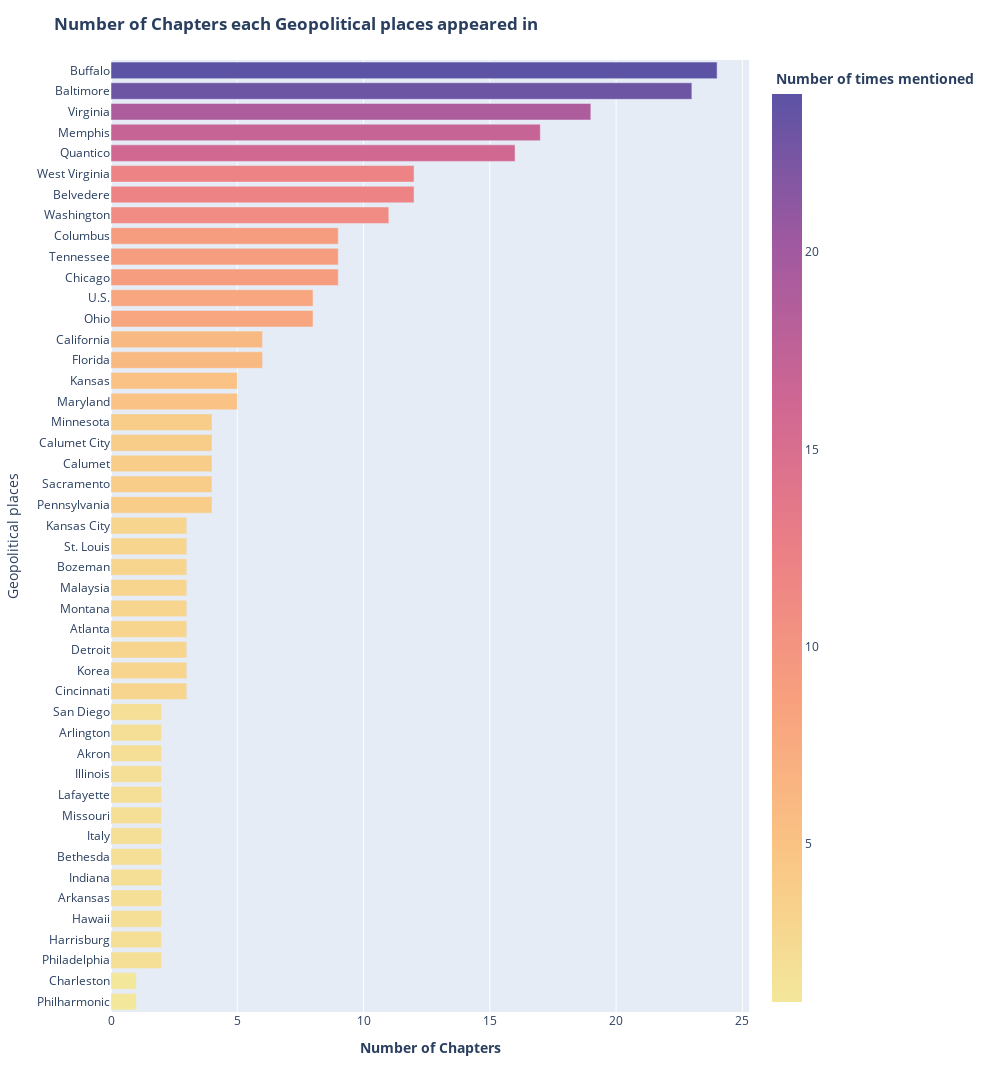

Source (notebook cell):
### Code cell
plt.plot_ctper(gpe_chpts, 'Geopolitical places', px.colors.sequential.Sunset)

### Figure 1 — Plotly figure (JSON) as saved in the notebook; plotly's stock layout.template omitted (floating-point values rounded to 4 significant figures)
{"data": [{"alignmentgroup": "True", "customdata": [["Philharmonic", 1], ["Charleston", 1], ["Philadelphia", 2], ["Harrisburg", 2], ["Hawaii", 2], ["Arkansas", 2], ["Indiana", 2], ["Bethesda", 2], ["Italy", 2], ["Missouri", 2], ["Lafayette", 2], ["Illinois", 2], ["Akron", 2], ["Arlington", 2], ["San Diego", 2], ["Cincinnati", 3], ["Korea", 3], ["Detroit", 3], ["Atlanta", 3], ["Montana", 3], ["Malaysia", 3], ["Bozeman", 3], ["St. Louis", 3], ["Kansas City", 3], ["Pennsylvania", 4], ["Sacramento", 4], ["Calumet", 4], ["Calumet City", 4], ["Minnesota", 4], ["Maryland", 5], ["Kansas", 5], ["Florida", 6], ["California", 6], ["Ohio", 8], ["U.S.", 8], ["Chicago", 9], ["Tennessee", 9], ["Columbus", 9], ["Washington", 11], ["Belvedere", 12], ["West Virginia", 12], ["Quantico", 16], ["Memphis", 17], ["Virginia", 19], ["Baltimore", 23], ["Buffalo", 24]], "hovertemplate": "<b> Number of times mentioned <b>=%{marker.color}<br>Geopolitical places=%{customdata[0]}<extra></extra>", "legendgroup": "", "marker": {"color": [1, 1, 2, 2, 2, 2, 2, 2, 2, 2, 2, 2, 2, 2, 2, 3, 3, 3, 3, 3, 3, 3, 3, 3, 4, 4, 4, 4, 4, 5, 5, 6, 6, 8, 8, 9, 9, 9, 11, 12, 12, 16, 17, 19, 23, 24], "coloraxis": "coloraxis"}, "name": "", "offsetgroup": "", "orientation": "h", "showlegend": false, "textposition": "auto", "type": "bar", "x": [1, 1, 2, 2, 2, 2, 2, 2, 2, 2, 2, 2, 2, 2, 2, 3, 3, 3, 3, 3, 3, 3, 3, 3, 4, 4, 4, 4, 4, 5, 5, 6, 6, 8, 8, 9, 9, 9, 11, 12, 12, 16, 17, 19, 23, 24], "xaxis": "x", "y": ["Philharmonic", "Charleston", "Philadelphia", "Harrisburg", "Hawaii", "Arkansas", "Indiana", "Bethesda", "Italy", "Missouri", "Lafayette", "Illinois", "Akron", "Arlington", "San Diego", "Cincinnati", "Korea", "Detroit", "Atlanta", "Montana", "Malaysia", "Bozeman", "St. Louis", "Kansas City", "Pennsylvania", "Sacramento", "Calumet", "Calumet City", "Minnesota", "Maryland", "Kansas", "Florida", "California", "Ohio", "U.S.", "Chicago", "Tennessee", "Columbus", "Washington", "Belvedere", "West Virginia", "Quantico", "Memphis", "Virginia", "Baltimore", "Buffalo"], "yaxis": "y"}], "layout": {"barmode": "relative", "coloraxis": {"colorbar": {"title": {"text": "<b> Number of times mentioned <b>"}}, "colorscale": [[0, "rgb(243, 231, 155)"], [0.1667, "rgb(250, 196, 132)"], [0.3333, "rgb(248, 160, 126)"], [0.5, "rgb(235, 127, 134)"], [0.6667, "rgb(206, 102, 147)"], [0.8333, "rgb(160, 89, 160)"], [1, "rgb(92, 83, 165)"]]}, "height": 2000, "legend": {"tracegroupgap": 0}, "margin": {"t": 60}, "title": {"text": "<b> Number of Chapters each Geopolitical places appeared in <b>"}, "width": 1000, "xaxis": {"anchor": "y", "domain": [0, 1], "title": {"text": "<b> Number of Chapters <b>"}}, "yaxis": {"anchor": "x", "domain": [0, 1], "title": {"text": "Geopolitical places"}}}}
